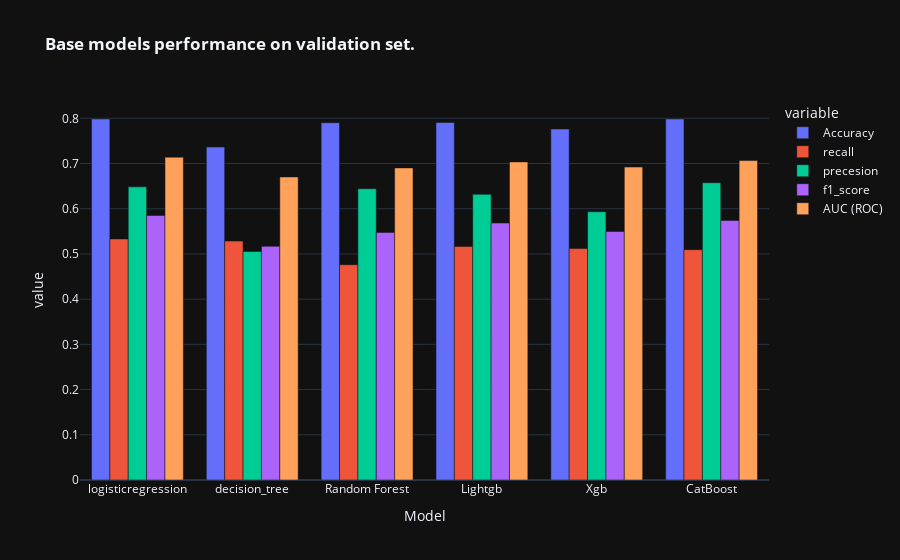

Write notebook code for a chart like this one.
### Code cell
px.bar(
    val_results,
    barmode="group",
    title="<b>Base models performance on validation set.</b>",
)

### Figure 1 — Plotly figure (JSON) as saved in the notebook; plotly's stock layout.template omitted (floating-point values rounded to 4 significant figures)
{"data": [{"alignmentgroup": "True", "hovertemplate": "variable=Accuracy<br>Model=%{x}<br>value=%{y}<extra></extra>", "legendgroup": "Accuracy", "marker": {"color": "#636efa", "pattern": {"shape": ""}}, "name": "Accuracy", "offsetgroup": "Accuracy", "orientation": "v", "showlegend": true, "textposition": "auto", "type": "bar", "x": ["logisticregression", "decision_tree", "Random Forest", "Lightgb", "Xgb", "CatBoost"], "xaxis": "x", "y": [0.7985, 0.7366, 0.7903, 0.7909, 0.7764, 0.7985], "yaxis": "y"}, {"alignmentgroup": "True", "hovertemplate": "variable=recall<br>Model=%{x}<br>value=%{y}<extra></extra>", "legendgroup": "recall", "marker": {"color": "#EF553B", "pattern": {"shape": ""}}, "name": "recall", "offsetgroup": "recall", "orientation": "v", "showlegend": true, "textposition": "auto", "type": "bar", "x": ["logisticregression", "decision_tree", "Random Forest", "Lightgb", "Xgb", "CatBoost"], "xaxis": "x", "y": [0.5332, 0.5284, 0.4763, 0.5166, 0.5118, 0.5095], "yaxis": "y"}, {"alignmentgroup": "True", "hovertemplate": "variable=precesion<br>Model=%{x}<br>value=%{y}<extra></extra>", "legendgroup": "precesion", "marker": {"color": "#00cc96", "pattern": {"shape": ""}}, "name": "precesion", "offsetgroup": "precesion", "orientation": "v", "showlegend": true, "textposition": "auto", "type": "bar", "x": ["logisticregression", "decision_tree", "Random Forest", "Lightgb", "Xgb", "CatBoost"], "xaxis": "x", "y": [0.6484, 0.5057, 0.6442, 0.6319, 0.5934, 0.6575], "yaxis": "y"}, {"alignmentgroup": "True", "hovertemplate": "variable=f1_score<br>Model=%{x}<br>value=%{y}<extra></extra>", "legendgroup": "f1_score", "marker": {"color": "#ab63fa", "pattern": {"shape": ""}}, "name": "f1_score", "offsetgroup": "f1_score", "orientation": "v", "showlegend": true, "textposition": "auto", "type": "bar", "x": ["logisticregression", "decision_tree", "Random Forest", "Lightgb", "Xgb", "CatBoost"], "xaxis": "x", "y": [0.5852, 0.5168, 0.5477, 0.5684, 0.5496, 0.5741], "yaxis": "y"}, {"alignmentgroup": "True", "hovertemplate": "variable=AUC (ROC)<br>Model=%{x}<br>value=%{y}<extra></extra>", "legendgroup": "AUC (ROC)", "marker": {"color": "#FFA15A", "pattern": {"shape": ""}}, "name": "AUC (ROC)", "offsetgroup": "AUC (ROC)", "orientation": "v", "showlegend": true, "textposition": "auto", "type": "bar", "x": ["logisticregression", "decision_tree", "Random Forest", "Lightgb", "Xgb", "CatBoost"], "xaxis": "x", "y": [0.714, 0.6703, 0.6903, 0.7036, 0.6922, 0.7065], "yaxis": "y"}], "layout": {"barmode": "group", "legend": {"title": {"text": "variable"}, "tracegroupgap": 0}, "title": {"text": "<b>Base models performance on validation set.</b>"}, "xaxis": {"anchor": "y", "domain": [0, 1], "title": {"text": "Model"}}, "yaxis": {"anchor": "x", "domain": [0, 1], "title": {"text": "value"}}}}
